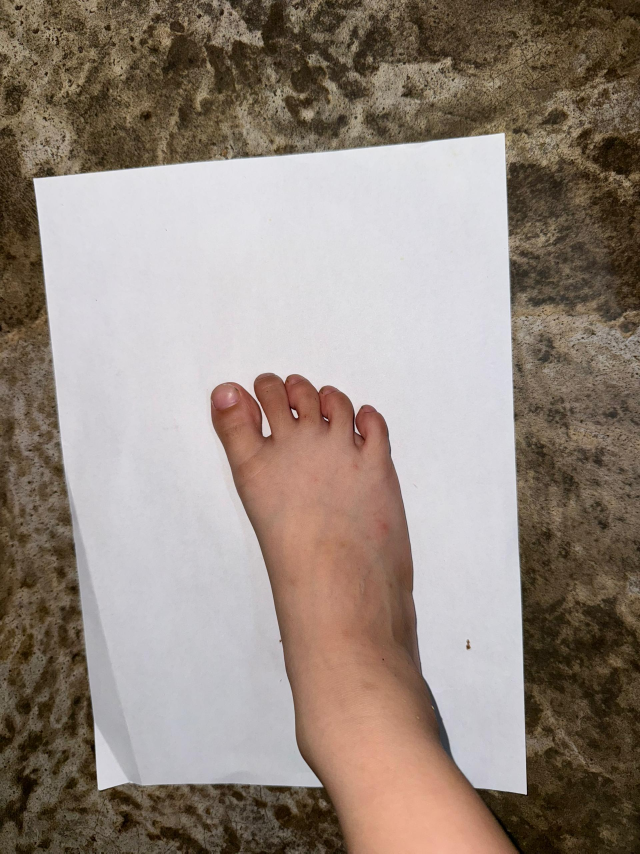
#> input picture test/29.jpg, 1920 x 2560 px (shown at 1/3 size)
$ python -i foot_estimate.py   (imports and definitions only)
#> lines starting #> are read from the running program, lines starting #| are printed output that depends on the picture
import numpy as np
import matplotlib.pyplot as plt
import argparse
import cv2
from sklearn.cluster import KMeans
import random as random

# [20 lines left out: function preprocess, not called in this run]

def enhance_contrast(img):
    lab = cv2.cvtColor(img, cv2.COLOR_RGB2LAB)
#> lab: shape (2560, 1920, 3); mean of channels 0, 1, 2 144.2, 131.9, 136.1
    l, a, b = cv2.split(lab)
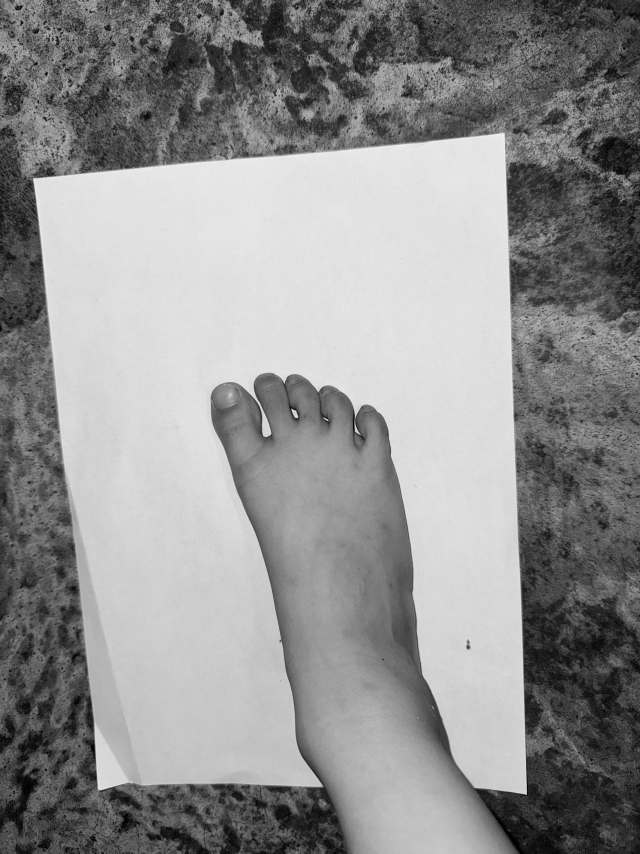
#> l: shape (2560, 1920) (shown at 1/3 size); min 0, max 252, mean 144.2
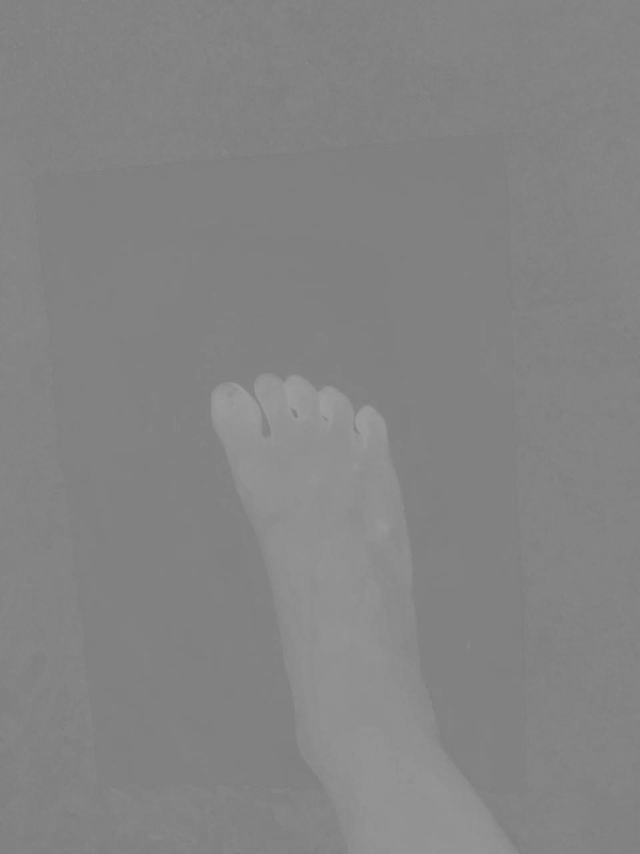
#> a: shape (2560, 1920) (shown at 1/3 size); min 122, max 160, mean 131.9
    clahe = cv2.createCLAHE(clipLimit=2.0, tileGridSize=(8, 8))
    cl = clahe.apply(l)
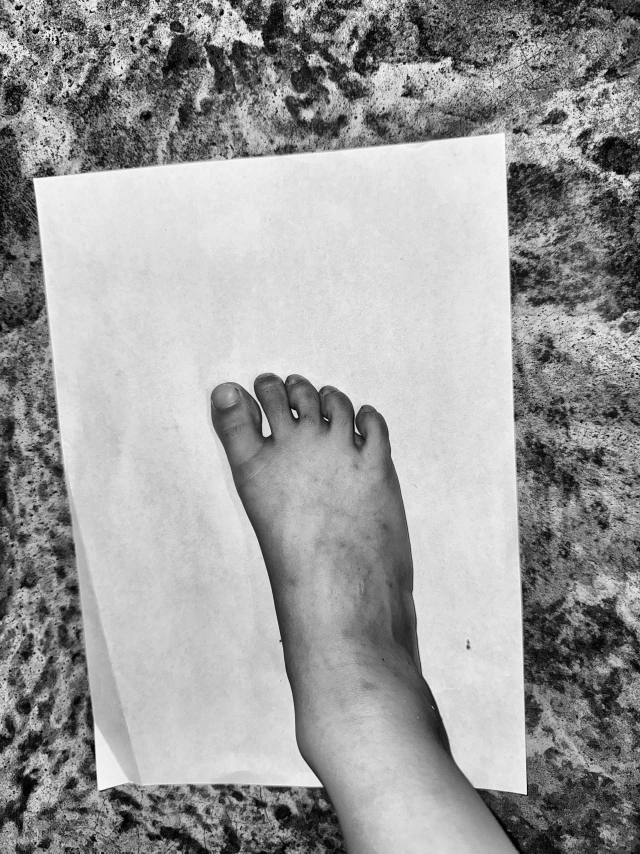
#> cl: shape (2560, 1920) (shown at 1/3 size); min 0, max 254, mean 156.5
    merged = cv2.merge((cl, a, b))
#> merged: shape (2560, 1920, 3); mean of channels 0, 1, 2 156.5, 131.9, 136.1
    return cv2.cvtColor(merged, cv2.COLOR_LAB2RGB)
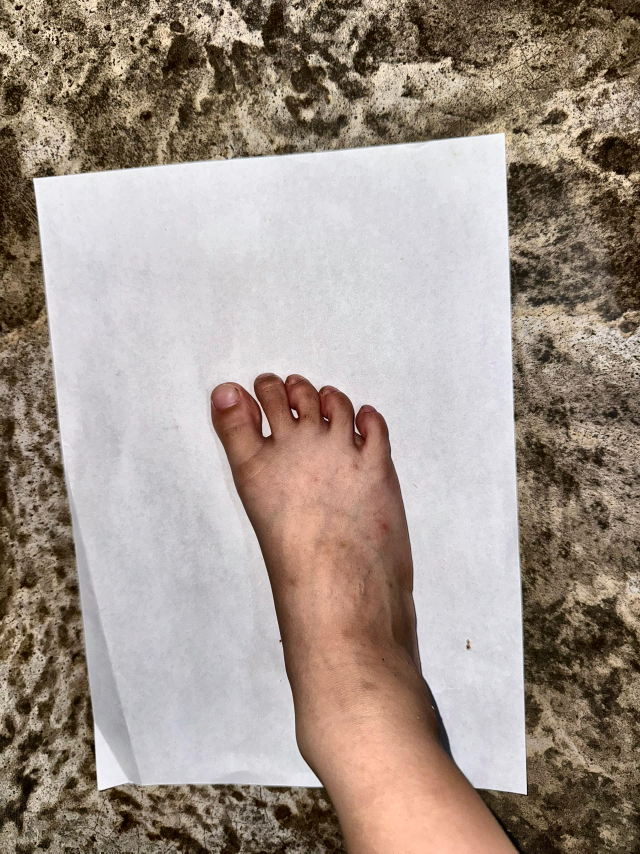
#> returned value: shape (2560, 1920, 3) (shown at 1/3 size); mean R, G, B 162.2, 148.5, 138.1

def plotImage(img, title):
    plt.imshow(img)

# [95 lines left out: functions gammaCorrection, cropOrig, overlayImage, kMeans_cluster, getBoundingBox, drawCnt and 4 more, not called in this run]

>>> import cv2
>>> picture = cv2.cvtColor(cv2.imread('test/29.jpg'), cv2.COLOR_BGR2RGB)
>>> result = enhance_contrast(picture)

$ run again, on test/30.jpg
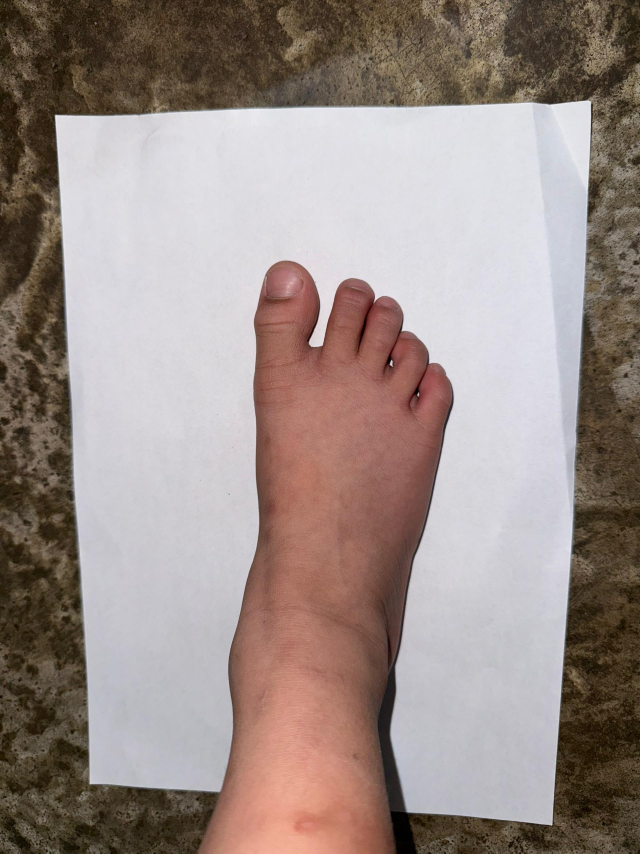
#> input picture test/30.jpg, 1920 x 2560 px (shown at 1/3 size)
#> lab: shape (2560, 1920, 3); mean of channels 0, 1, 2 149.9, 133, 133.7
#> in enhance_contrast, `l, a, b = cv2.split(lab)`:
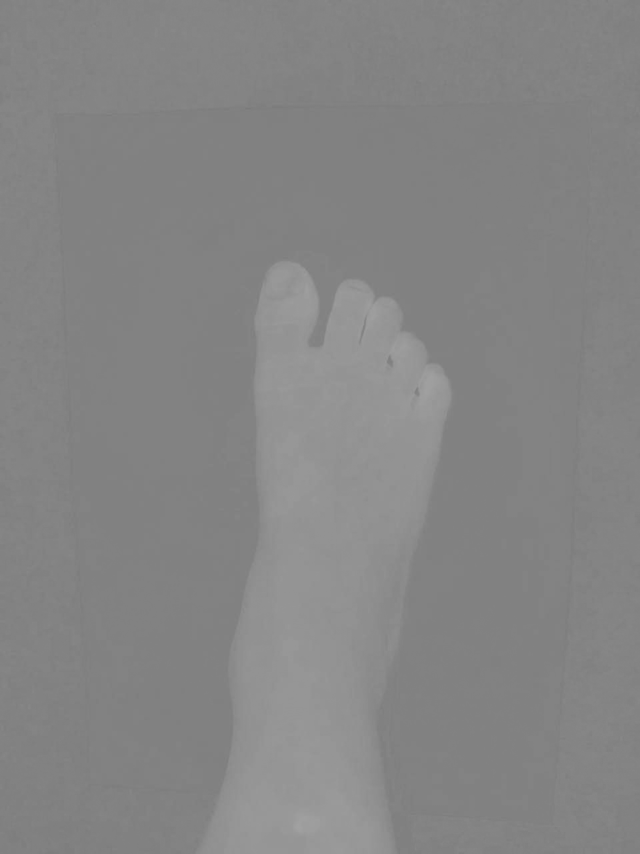
#> a: shape (2560, 1920) (shown at 1/3 size); min 121, max 162, mean 133
#> merged: shape (2560, 1920, 3); mean of channels 0, 1, 2 158.7, 133, 133.7
#> in enhance_contrast, `return cv2.cvtColor(merged, cv2.COLOR_LAB2RGB)`:
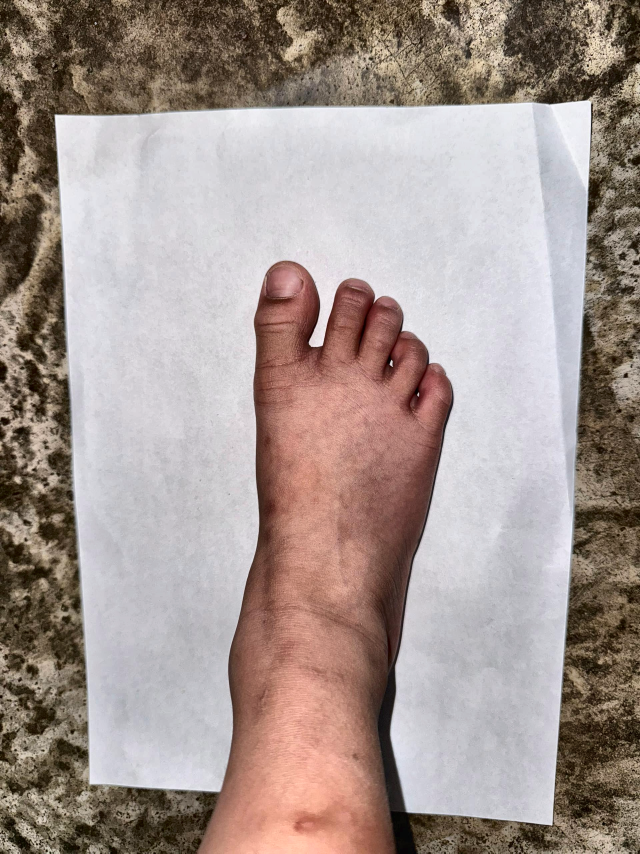
#> returned value: shape (2560, 1920, 3) (shown at 1/3 size); mean R, G, B 164.5, 150, 144.3

$ run again, on test/36.jpg
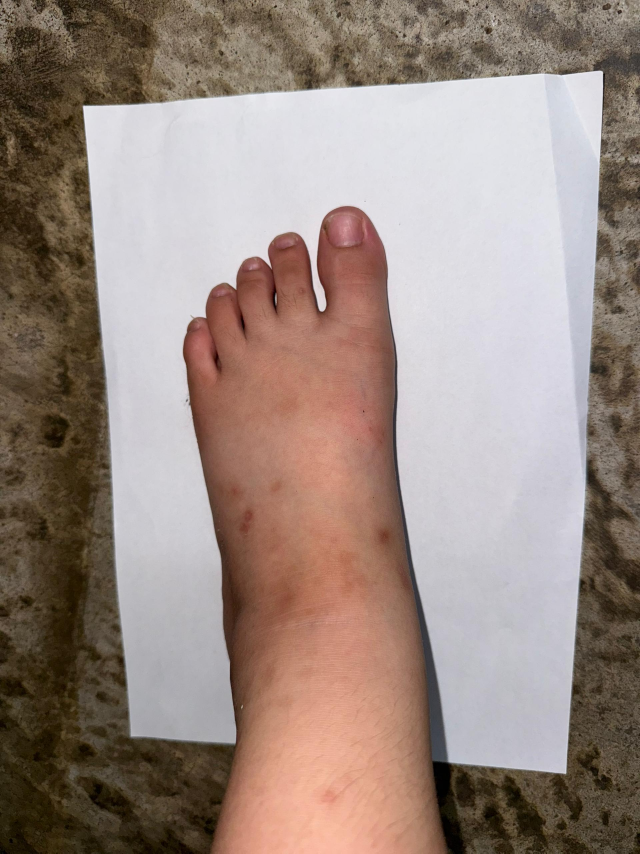
#> input picture test/36.jpg, 1920 x 2560 px (shown at 1/3 size)
#> lab: shape (2560, 1920, 3); mean of channels 0, 1, 2 146.6, 133.7, 135.8
#> in enhance_contrast, `cl = clahe.apply(l)`:
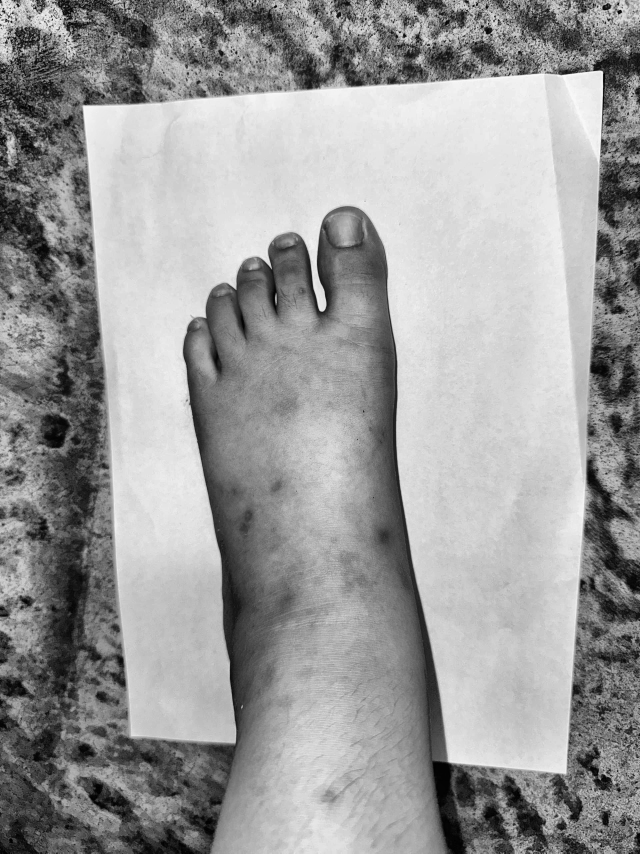
#> cl: shape (2560, 1920) (shown at 1/3 size); min 0, max 254, mean 154.9
#> merged: shape (2560, 1920, 3); mean of channels 0, 1, 2 154.9, 133.7, 135.8
#> in enhance_contrast, `return cv2.cvtColor(merged, cv2.COLOR_LAB2RGB)`:
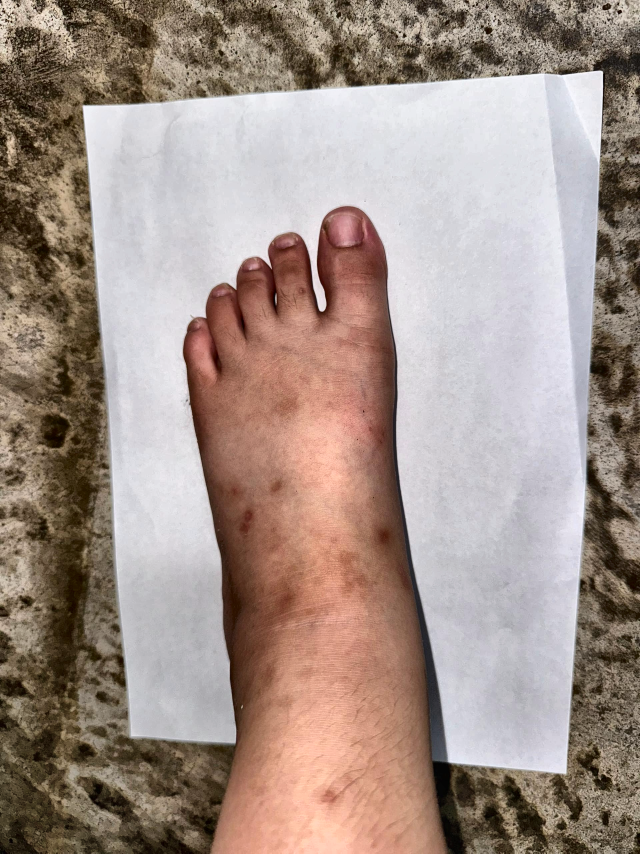
#> returned value: shape (2560, 1920, 3) (shown at 1/3 size); mean R, G, B 162.8, 145.6, 136.8

$ run again, on test/38.jpg
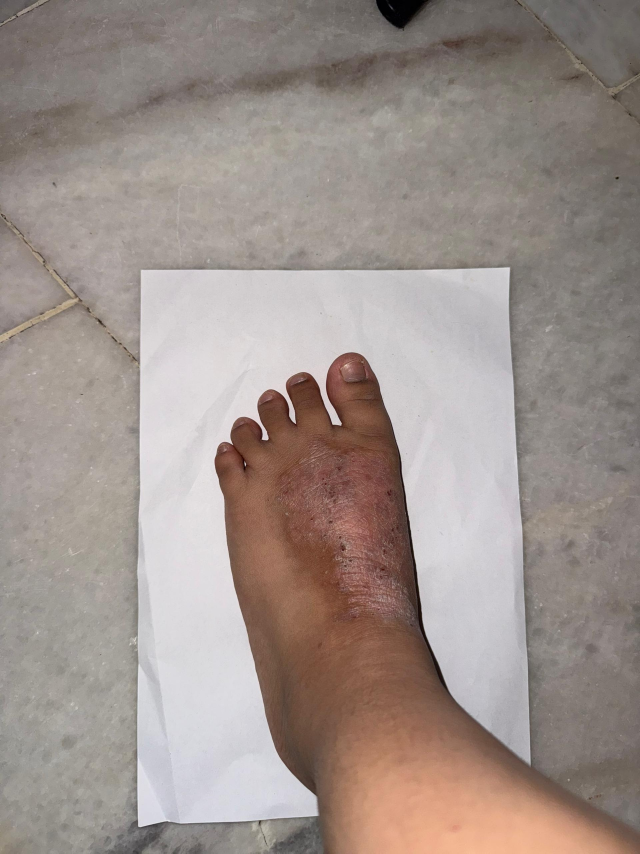
#> input picture test/38.jpg, 1920 x 2560 px (shown at 1/3 size)
#> lab: shape (2560, 1920, 3); mean of channels 0, 1, 2 155.7, 131.8, 133
#> in enhance_contrast, `cl = clahe.apply(l)`:
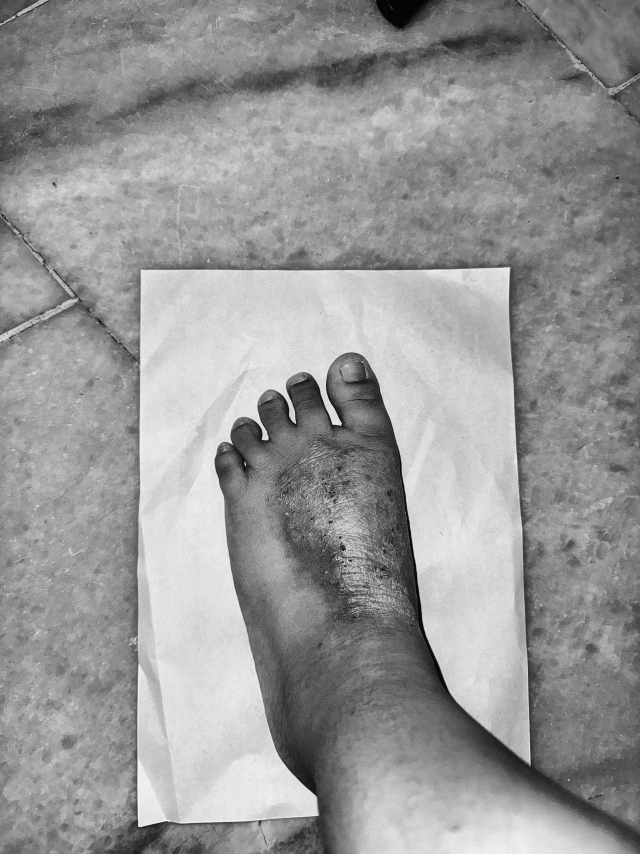
#> cl: shape (2560, 1920) (shown at 1/3 size); min 1, max 250, mean 151.8
#> merged: shape (2560, 1920, 3); mean of channels 0, 1, 2 151.8, 131.8, 133
#> in enhance_contrast, `return cv2.cvtColor(merged, cv2.COLOR_LAB2RGB)`:
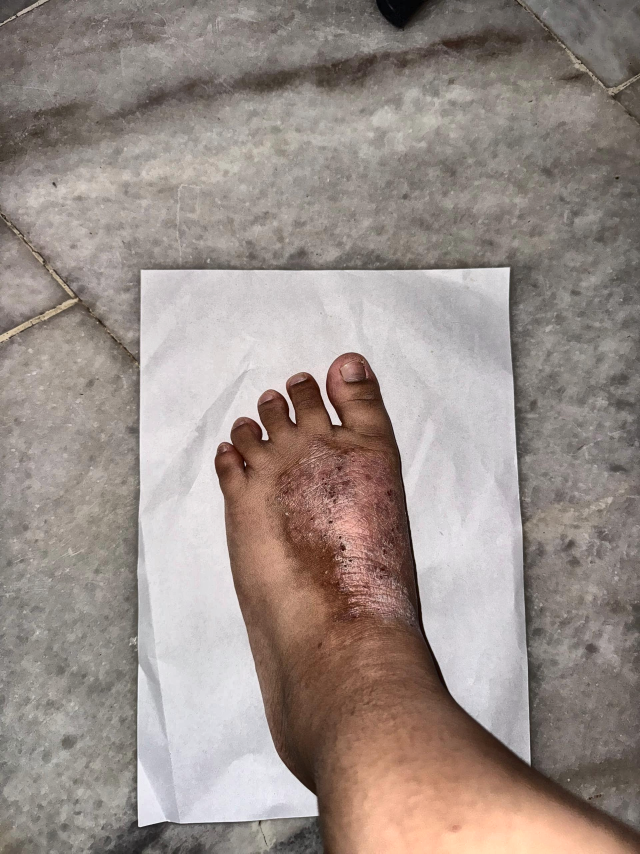
#> returned value: shape (2560, 1920, 3) (shown at 1/3 size); mean R, G, B 154.2, 142.3, 136.5
